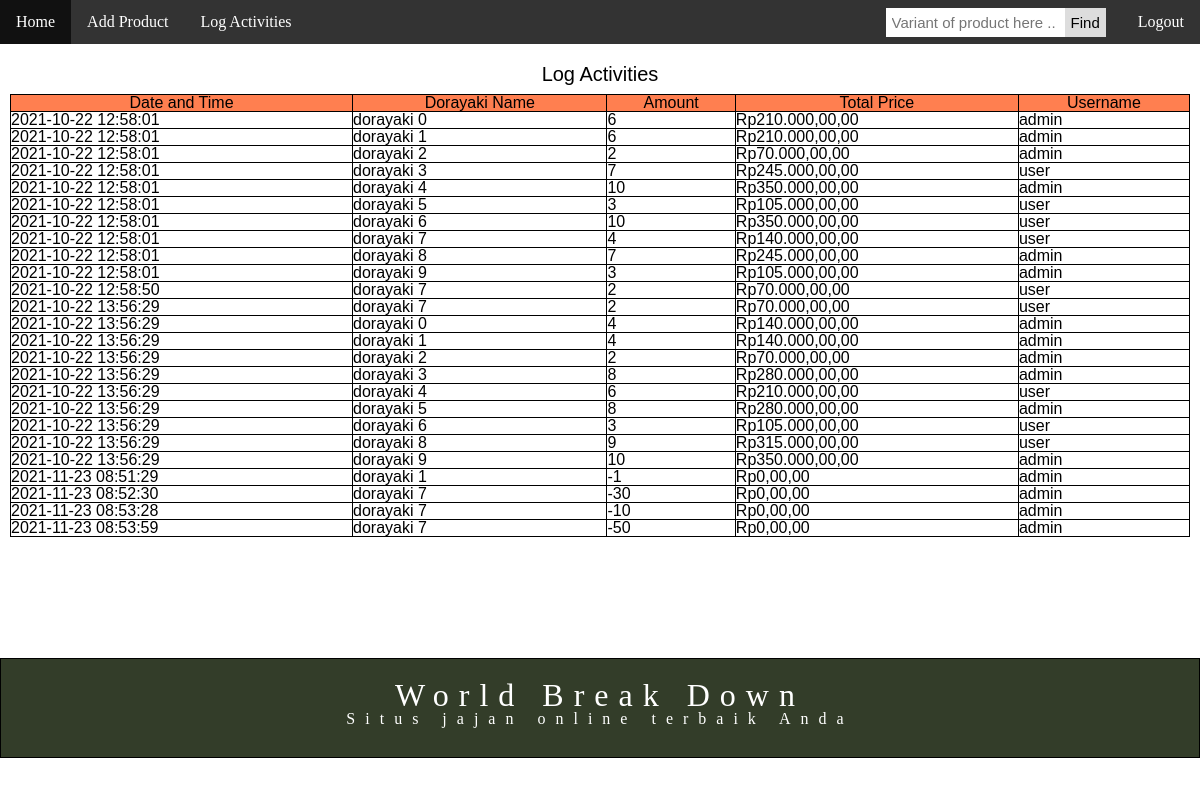
/Views/LogActivities.php (signed in), run on an earlier commit of the app's database.
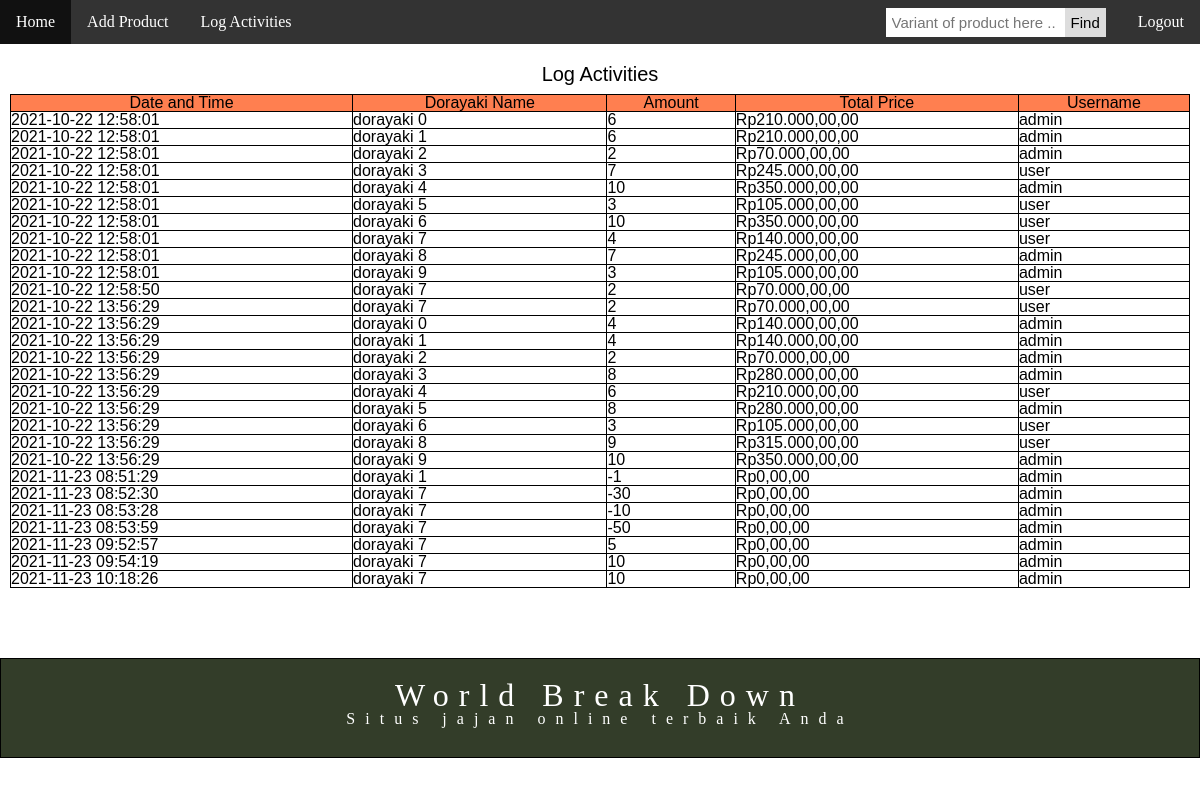
And on a later commit of the database.
### tables this page shows
CREATE TABLE histories (
        id INTEGER PRIMARY KEY NOT NULL,
        user_id INTEGER,
        username TEXT,
        product_id INTEGER,
        product_name TEXT,
        quantity INTEGER,
        total_price INTEGER,
        date TEXT,
        FOREIGN KEY (user_id) REFERENCES users(id) ON DELETE SET NULL,
        FOREIGN KEY (product_id) REFERENCES products(id) ON DELETE SET NULL
    );

### Model/History.php (called while the page is built, shortened)
<?php
class History
{
    private $pdo;
    public function __construct($pdo)
    {
        $this->pdo = $pdo;
    }
    public function get()
    {
        $stmt = $this->pdo->query('SELECT * FROM histories ORDER BY date ASC;');
        $histories = [];
        while ($row = $stmt->fetch(\PDO::FETCH_ASSOC)) {
            $histories[] = [
                'id' => $row['id'],
                'user_id' => $row['user_id'],
                'username' => $row['username'],
                'product_id' => $row['product_id'],
                'product_name' => $row['product_name'],
                'quantity'  => $row['quantity'],
                'total_price' => $row['total_price'],
                'date'  => $row['date'],
            ];
        }
        return $histories;
    }
}

### Views/LogActivities.php (the view, shortened to what this page needs)
<?php
include_once('../Model/History.php');
if (isset($_COOKIE['token']) && isset($_COOKIE['userLoggedIn'])) {
    if ((md5($_COOKIE['userLoggedIn'] . SECRET_WORD)) === $_COOKIE['token']) {
        $role = $_SESSION['role'];
    }
} else {
    session_unset();
    session_destroy();
    header("location: /Views/Login.php");
}
    $databasePath = '../database/' . DATABASE_NAME . '.sqlite';
    $pdo = (new SQLiteConnection())->connect($databasePath);
    $username = $_SESSION['username'];
    if ($pdo !== null) {
        $History = new History($pdo);
        if ($role=='admin') {
            $item = $History->get();
        }
        else {
            $item = $History->whereUserName($username);
        }
    } else {
    }
?>
<!DOCTYPE html>
<html lang="en">
<head>
    <link rel="stylesheet" href="../Assets/css/logactivities.css">
    <link href="//db.onlinewebfonts.com/c/4a47df713b67c858644e569c4977de19?family=Dorayaki" rel="stylesheet" type="text/css" />
</head>
<body>
    <?php include '../partials/navbar.php'; ?>
    <div class="content">
        <div class="logact">
            <h1>Log Activities</h1>
            <table>
                <tr>
                    <th>Date and Time</th>
                    <th>Dorayaki Name</th>
                    <th>Amount</th>
                    <th>Total Price</th>
                    <th>Username</th>
                </tr>
                <?php foreach ($item as $key => $value) { ?>
                    <tr>
                        <td><?php echo $value['date'] ?></td>
                        <td><?php echo "<a href='Product.php?id={$value['product_id']}' style='text-decoration:none;color:black;'>".$value['product_name'] ?></a></td>
                        <td><?php echo $value['quantity'] ?></td>
                        <td><?php $price = number_format($value['total_price'],2,",","."); echo "Rp$price,00" ?></td>
                        <td><?php echo $value['username'] ?></td>
                    </tr>
                <?php } ?>
            </table>
        </div>
    </div>
    <?php include '../partials/footer.php'; ?>
</body>
</html>

### Partials/navbar.php
<nav>
    <ul>
        <li><a href="/">Home</a></li>
        <?php if($role=='admin') {?>
            <li><a href="../Views/CreateProduct.php">Add Product</a></li>
        <?php } ?>
        <li><a href="../Views/LogActivities.php">Log Activities</a></li>
        <li style="float:right"><a class="active" href="../Middlewares/logout.php">Logout</a></li>
        <li style="float:right">
            <div class="search-container">
                <form action="../search.php" method="GET">
                    <input type="text" id="keyword" name="keyword" placeholder="Variant of product here .." minlength="2" required>
                    <button type="submit" id="search-button">Find</button>
                </form>
            </div>
        </li>
    </ul>
</nav>

### Partials/footer.php
<footer>
    <div class="footer-content">
        <h3>World Break Down</h3>
        <p>
            Situs jajan online terbaik Anda
        </p>
    </div>
</footer>

### Assets/css/logactivities.css (style rules this page uses)
.logact > table, td, th { border: 1px solid black; }
.logact > table { width: 100%; border-collapse: collapse; }
.logact { padding: 10px; min-height: 76.7vh; }
.logact h1 { text-align: center; margin: 10px; font-size: 20px; }
th { background-color: coral; }

### Assets/css/base.css (style rules this page uses)
:root { --primary: #316b83; --secondary: #6d8299; --third-color: #8ca1a5; --forth-color: #d5bfbf; --text-color: #f3f2c9; --background-plain: #ffffff; --background-grey: rgb(244, 244, 244); }
* { margin: 0; padding: 0; box-sizing: border-box; font-family: 'Gill Sans', 'Gill Sans MT', Calibri, 'Trebuchet MS', sans-serif; }
body { background: var(--background-plain); width: 100%; min-height: 100vh; position: relative; }
html, body, div, span, applet, object, iframe, h1, h2, h3, h4, h5, h6, p, blockquote, pre, a, abbr, acronym, address, big, cite, code, del, dfn, em, img, ins, kbd, q, s, samp, small, strike, strong, sub, sup, tt, var, b, u, i, center, dl, dt, dd, ol, ul, li, fieldset, form, label, legend, table, caption, tbody, tfoot, thead, tr, th, td, article, aside, canvas, details, embed, figure, figcaption, footer, header, hgroup, menu, nav, output, ruby, section, summary, time, mark, audio, video { margin: 0; padding: 0; border: 0; font-size: 100%; font: inherit; font-family: 'Gill Sans', 'Gill Sans MT', Calibri, 'Trebuchet MS', sans-serif; vertical-align: baseline; }
article, aside, details, figcaption, figure, footer, header, hgroup, menu, nav, section { display: block; }
body { line-height: 1; }
ol, ul { list-style: none; }
table { border-collapse: collapse; border-spacing: 0; }

### Assets/css/navbar.css (style rules this page uses)
nav ul { list-style-type: none; margin: 0; padding: 0; overflow: hidden; background-color: #333; }
nav ul li { float: left; }
nav ul li a { font-family: "Dorayaki"; display: block; color: white; text-align: center; padding: 14px 16px; text-decoration: none; }
nav #search-button { float: right; padding: 6px; margin-top: 8px; margin-right: 16px; background: #ddd; font-size: 15px; border: none; cursor: pointer; }
nav input[type="text"] { padding: 6px; margin-top: 8px; font-size: 15px; border: none; }

### Assets/css/footer.css (style rules this page uses)
footer h3, footer p { font-family: "Dorayaki" !important; color: white; }
h3 { font-size: 2rem !important; }
footer { height: 100px; background-color: #333D29; padding: 10px; }
.footer-content { padding: 20px; letter-spacing: 10px; text-align: center; height: 100%; border: 1px solid black; }

What changed in the data, as far as the page shows it:
added histories: date "2021-11-23 09:52:57", product_name "dorayaki 7", quantity "5", total_price "0,00", username "admin"
added histories: date "2021-11-23 09:54:19", product_name "dorayaki 7", quantity "10", total_price "0,00", username "admin"
added histories: date "2021-11-23 10:18:26", product_name "dorayaki 7", quantity "10", total_price "0,00", username "admin"
